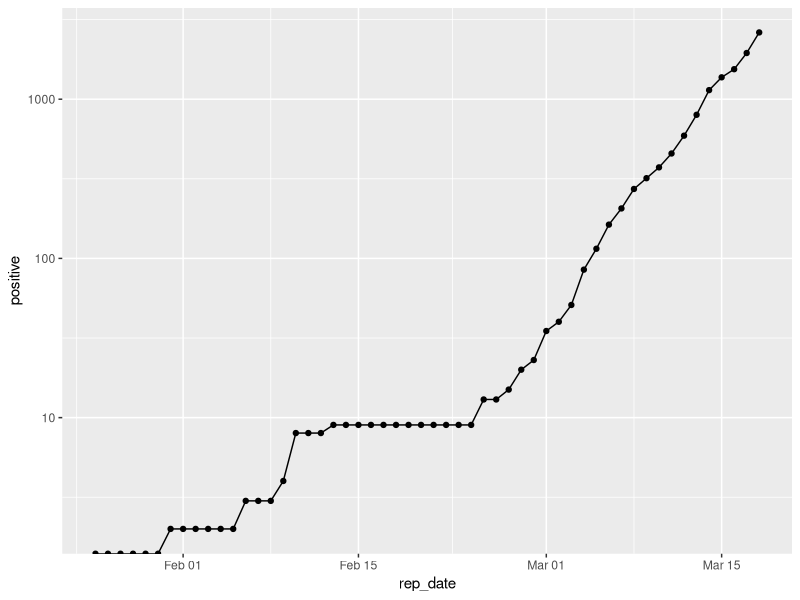
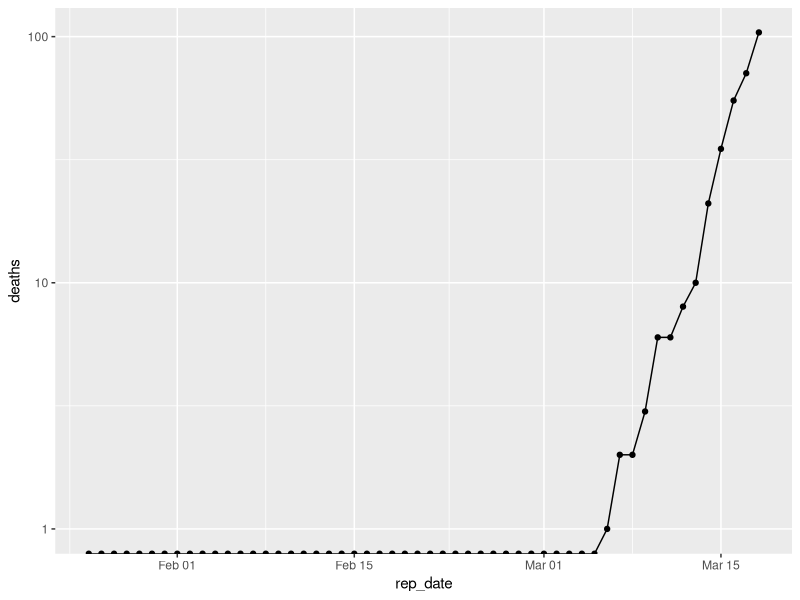
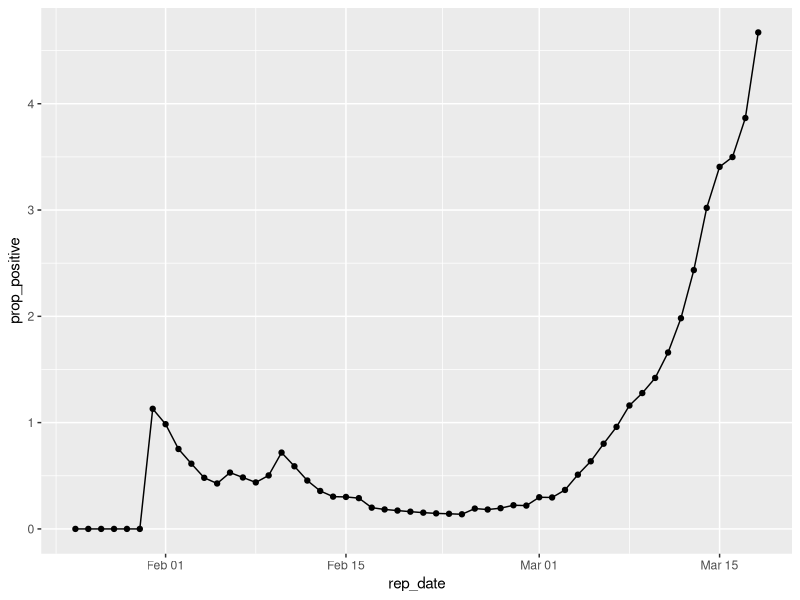

The R script that drew these images, in order:
library(tidyverse)
library(lubridate)

df <- read_csv('coronavirus-data.csv') %>%
  mutate(
    rep_date = dmy(report_date),
    prop_positive = positive/test * 100
  )  

ggplot(df, aes(x=rep_date)) +
  geom_point(aes(y=positive), stat="identity") + 
  geom_line(aes(y=positive), stat="identity") +
  scale_y_log10()

ggplot(df, aes(x=rep_date)) +
  geom_point(aes(y=deaths), stat="identity") + 
  geom_line(aes(y=deaths), stat="identity") +
  scale_y_log10()


ggplot(df, aes(x=rep_date)) +
  geom_point(aes(y=prop_positive), stat="identity") + 
  geom_line(aes(y=prop_positive), stat="identity")

# library(incidence)
# 
# i.1 <- incidence(df$rep_date, interval = 1)
# 
# 
# my_theme <- theme_bw(base_size = 12) +
#   theme(panel.grid.minor = element_blank()) +
#   theme(axis.text.x = element_text(angle = 90, hjust = 1, vjust = 0.5, color = "black"))
# 
# plot(i.1, border = "white") +
#   my_theme +
#   theme(legend.position = c(0.8, 0.75))
